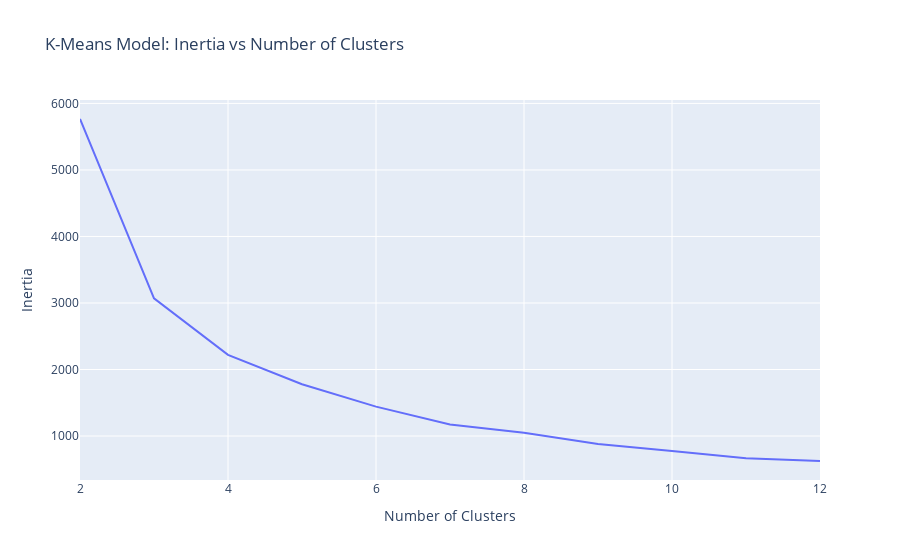

The cell this chart's notebook holds for it:
### Markdown cell above
#### Task 6.5.14

### Code cell
import plotly.express as px

fig = px.line(
    x=n_clusters,
    y=inertia_errors,
    title="K-Means Model: Inertia vs Number of Clusters",
    line_shape="linear",  # optional for smoother style: 'spline'
)


# Axis titles
fig.update_layout(
    xaxis_title="Number of Clusters",
    yaxis_title="Inertia"
)

fig.show()

### Figure 1 — Plotly figure (JSON) as saved in the notebook; plotly's stock layout.template omitted (floating-point values rounded to 4 significant figures)
{"data": [{"hovertemplate": "x=%{x}<br>y=%{y}<extra></extra>", "legendgroup": "", "line": {"color": "#636efa", "dash": "solid", "shape": "linear"}, "marker": {"symbol": "circle"}, "mode": "lines", "name": "", "orientation": "v", "showlegend": false, "type": "scatter", "x": [2, 3, 4, 5, 6, 7, 8, 9, 10, 11, 12], "xaxis": "x", "y": [5766.0, 3070.0, 2220.0, 1777.0, 1442.0, 1173.0, 1051.0, 881.7, 774.6, 666.0, 624.4], "yaxis": "y"}], "layout": {"legend": {"tracegroupgap": 0}, "title": {"text": "K-Means Model: Inertia vs Number of Clusters"}, "xaxis": {"anchor": "y", "domain": [0, 1], "title": {"text": "Number of Clusters"}}, "yaxis": {"anchor": "x", "domain": [0, 1], "title": {"text": "Inertia"}}}}
